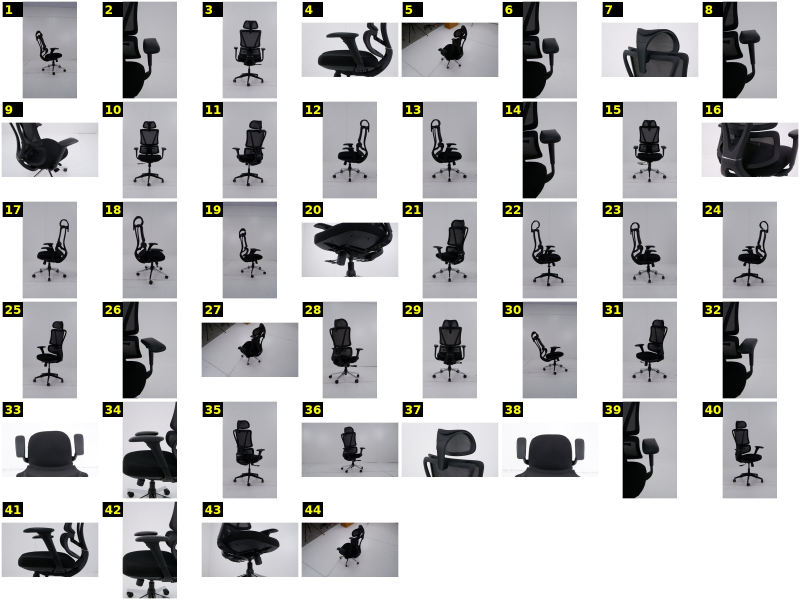
#> input picture chair_photos/00_contact_sheet.jpg, 2400 x 1800 px (shown at 1/3 size)
$ python photo_to_studio.py ../../chair_photos/00_contact_sheet.jpg ../../chair_photos/01.jpg
#> lines starting #> are read from the running program, lines starting #| are printed output that depends on the picture; after the words box and inside, x2 and y2 are one past the last pixel; in counts of white or black regions, pixels touching at a corner belong together
### tools/chair3d/comp.py
# Composite the RGBA Blender frames over the light grey studio background and encode.
# Usage: python3 comp.py frames out.mp4   |   python3 comp.py frames sheet.jpg 0,30,60,90
import sys, os, glob, subprocess, numpy as np
from PIL import Image, ImageFilter

FILL = np.array([40, 40, 42], np.float32) / 255          # fallback colour for pin-holes with no surface around them

def studio_bg(w, h):
    if os.environ.get('BG') == 'ref':                 # USP look: mid grey at the top fading to near white at the floor
        t = np.clip(np.linspace(0, 1, h) / 0.85, 0, 1)[:, None, None] ** 0.8
        top, bot = np.array([112, 112, 113], np.float32) / 255, np.array([238, 238, 238], np.float32) / 255
        return np.broadcast_to(top + (bot - top) * t, (h, w, 3)).copy()
    yy, xx = np.mgrid[0:h, 0:w]
    r = np.hypot((xx - w * 0.5) / (w * 0.6), (yy - h * 0.45) / (h * 0.75))
    tone = np.array([202, 198, 194], np.float32) / 255       # timeline studio grey (RGB)
    return np.clip(tone * (1.13 - 0.16 * np.clip(r, 0, 1.4)[..., None]), 0, 1)

# [37 lines left out: functions close_alpha, neighbour_colour, fill_pinholes, over, not called in this run]

# [17 lines that do not run on import are left out]

### tools/chair3d/photo_to_studio.py
# Put a real chair photo on the same studio backdrop as the 3D renders (comp.studio_bg): the photo's wall/floor is
# estimated as a smooth brightness field from the bright pixels, and every pixel gets a soft chair matte from how much
# darker than that field it is. Light seen through the mesh and the wall around the chair become the studio backdrop;
# small dark specks (wall seams, dust) are dropped.
# Usage: python photo_to_studio.py in.jpg out.jpg   (env: W output width (default 2880), DARK ratio (0.62))
import os, sys, numpy as np
from PIL import Image, ImageOps, ImageFilter
from scipy import ndimage
sys.path.insert(0, os.path.dirname(os.path.abspath(__file__)))
from comp import studio_bg

src, dst = sys.argv[1], sys.argv[2]
W = int(os.environ.get('W', 2880)); DARK = float(os.environ.get('DARK', 0.55))
im = ImageOps.exif_transpose(Image.open(src)).convert('RGB'); H = round(im.height * W / im.width)
#> further down, im is the input picture: PIL image 2400x1800 RGB; mean R, G, B 194.8, 194.5, 195.4
#> after `H = round(im.height * W / im.width)`: H = 2160
f = np.asarray(im.resize((W, H), Image.LANCZOS), np.float32) / 255
lum = f.mean(-1)
blur = lambda x, r: np.asarray(Image.fromarray(np.clip(x * 255, 0, 255).astype(np.uint8)).filter(ImageFilter.GaussianBlur(r)), np.float32) / 255
# wall: normalized convolution over clearly bright pixels (wide radius so it reaches across the chair)
wgt = (lum > np.percentile(lum, 75) * 0.9).astype(np.float32)
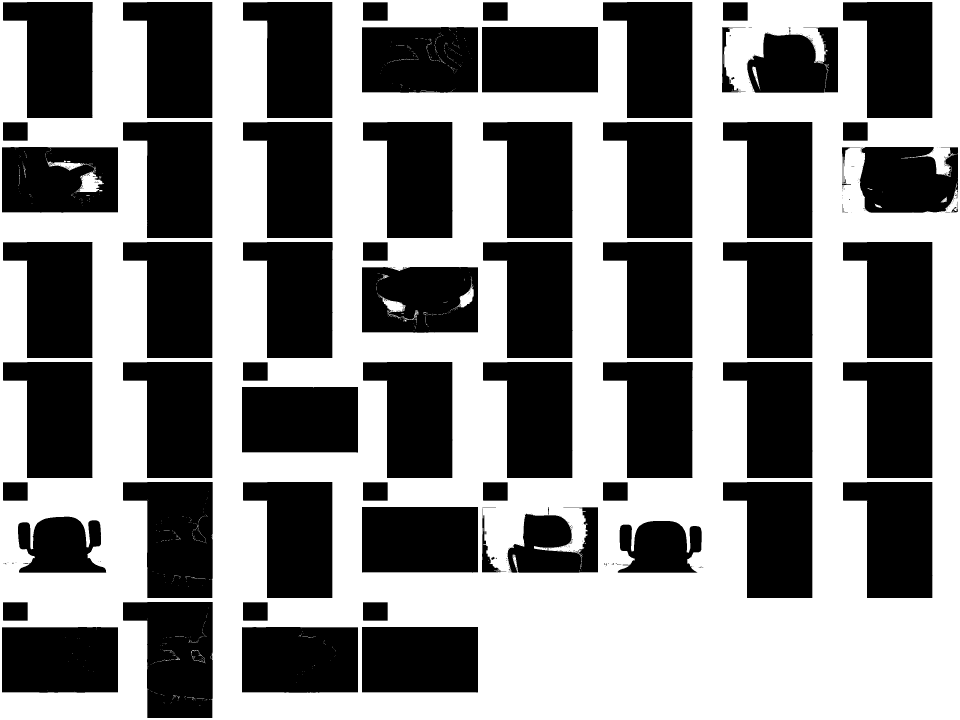
#> wgt: shape (2160, 2880) float32 (shown at 1/3 size); values 0 (black) and 1 (white), 51.4% white; 456 black regions (383 under 20 px), largest, box (x1, y1, x2, y2) and area: (9, 6, 278, 354) 72203, (1809, 1086, 2078, 1434) 72195, (729, 726, 998, 1074) 72194
for _ in range(3):
    ws = blur(wgt, W / 8); wl = blur(lum * wgt, W / 8) / np.maximum(ws, 1e-3)
    wgt = (lum > wl * 0.85).astype(np.float32)
#> this loop made 3 passes
#> pass 1, `ws = blur(wgt, W / 8)`:
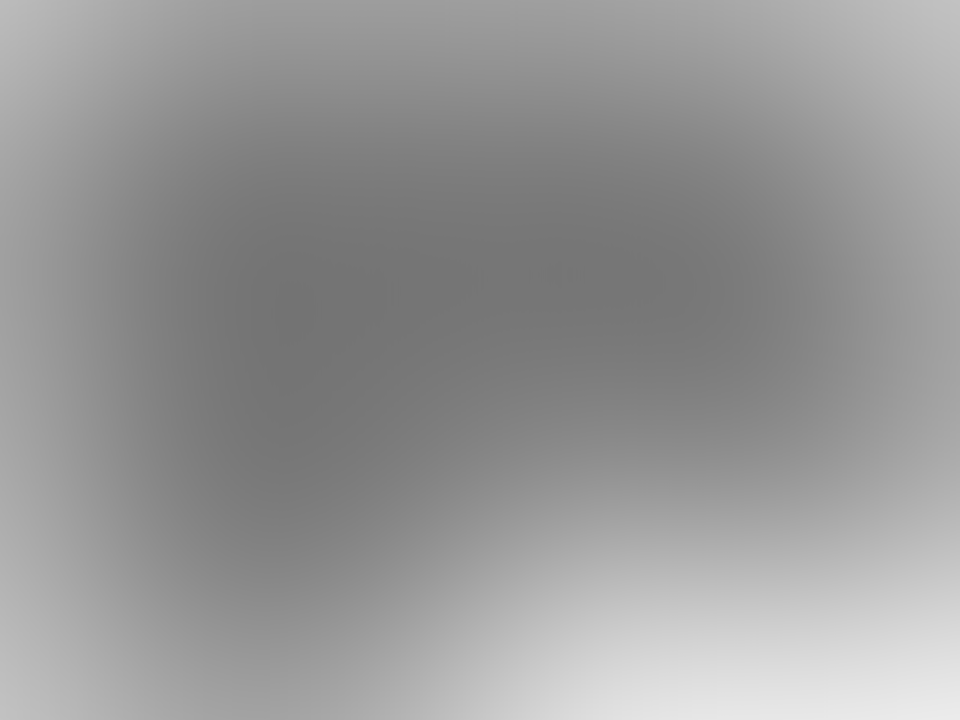
#> ws: shape (2160, 2880) float32 (shown at 1/3 size); min 0.451, max 0.922, mean 0.592
#> after the loop: wgt: shape (2160, 2880) float32; values 0 (black) and 1 (white), 54.4% white; 440 black regions (365 under 20 px), largest, box (x1, y1, x2, y2) and area: (369, 6, 637, 354) 72167, (1809, 6, 2077, 354) 72167, (2529, 6, 2797, 354) 72167
# chair matte from how much darker than the wall each pixel is: 1 = chair, 0 = wall; soft in between
t = lum / np.maximum(wl, 0.05); lo, hi = DARK, float(os.environ.get('LIGHT_T', 0.88))
a = np.clip((hi - t) / (hi - lo), 0, 1); a = a * a * (3 - 2 * a)
# keep only big dark regions (drops wall seams, dust and floor marks)
# chrome (legs, rings) is as bright as the floor but full of highlights and dark streaks: anything that differs
# clearly from the smooth wall field counts too, and closing joins its streaks into solid bars
CHROME = float(os.environ.get('CHROME', 0.10))
dev = np.abs(t - 1) > CHROME if CHROME > 0 else np.zeros_like(t, bool)
#> dev: shape (2160, 2880) bool; 48.2% white; 456 white regions (382 under 20 px), largest, box (x1, y1, x2, y2) and area: (9, 6, 278, 354) 72191, (729, 726, 998, 1074) 72185, (1809, 1086, 2078, 1434) 72184
core = ndimage.binary_closing((a > 0.5) | dev, iterations=int(os.environ.get('CLOSE_IT', 6))); lab, n = ndimage.label(core); sz = ndimage.sum(core, lab, range(1, n + 1))
#> after `core = ndimage.binary_closing((a > 0.5) | dev, iterations=int(os.envir`: core: shape (2160, 2880) bool; 49.3% white; 79 white regions (34 under 20 px), largest, box (x1, y1, x2, y2) and area: (369, 6, 638, 2154) 444159, (1809, 6, 2078, 1434) 295573, (2169, 366, 2438, 1794) 295541
#> after `lab, n = ndimage.label(core)`:
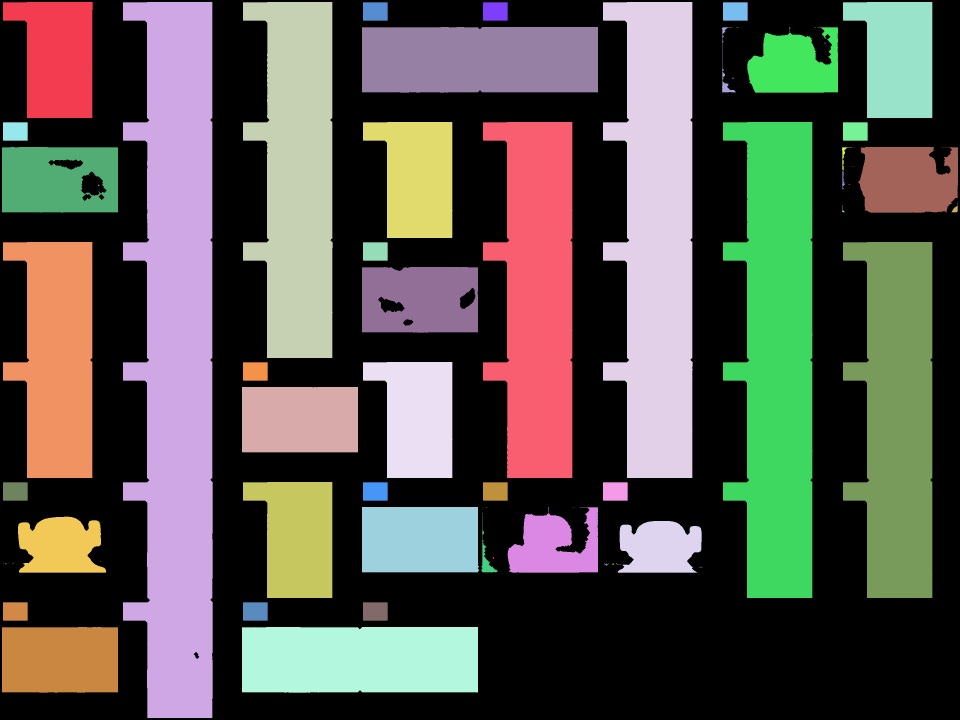
#> lab: shape (2160, 2880) int32 (shown at 1/3 size); 107 distinct labels, from 0 to 106; one colour per label, 0 black
#> after `lab, n = ndimage.label(core)`: n = 106
#> after `sz = ndimage.sum(core, lab, range(1, n + 1))`: sz = 106 values, max 444159 at index 1, min 1 at index 13, mean 28944.9
big = ndimage.binary_dilation(np.isin(lab, 1 + np.nonzero(sz > core.size * 0.002)[0]), iterations=8)
#> big: shape (2160, 2880) bool; 54.1% white; 14 black regions (8 under 20 px), largest, box (x1, y1, x2, y2) and area: (639, 0, 2880, 2160) 2383330, (0, 0, 440, 2160) 465613, (251, 527, 307, 580) 1841, (1144, 898, 1206, 929) 776, (1388, 874, 1418, 919) 719, (182, 487, 233, 501) 359
keep = ndimage.binary_erosion(big, iterations=8) & ndimage.binary_dilation(dev, iterations=10)   # chrome and its streaks
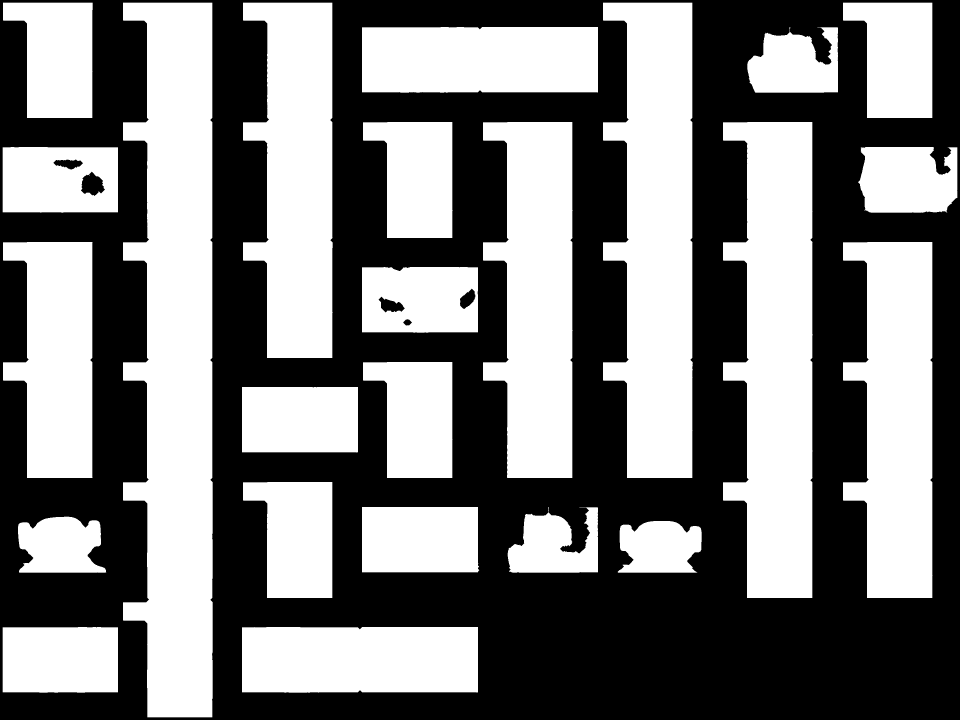
#> keep: shape (2160, 2880) bool (shown at 1/3 size); 48.3% white; 24 white regions, largest, box (x1, y1, x2, y2) and area: (369, 8, 638, 2152) 443712, (2169, 366, 2438, 1794) 295670, (1809, 8, 2078, 1434) 295245
a = np.maximum(a, blur(keep.astype(np.float32), 2))
a = (a * blur(big.astype(np.float32), 3))[..., None]
#> a: shape (2160, 2880, 1) float32
bg = np.ones((H, W, 3), np.float32) if os.environ.get('BG') == 'white' else studio_bg(W, H).astype(np.float32)   # BG=white: product cut-out (e.g. Tripo input)
#> in studio_bg, `tone = np.array([202, 198, 194], np.float32) / 255`: tone = [0.792, 0.776, 0.761]
#> in studio_bg, `return np.clip(tone * (1.13 - 0.16 * np.clip(r, 0, 1.4)[..., None]), 0..`:
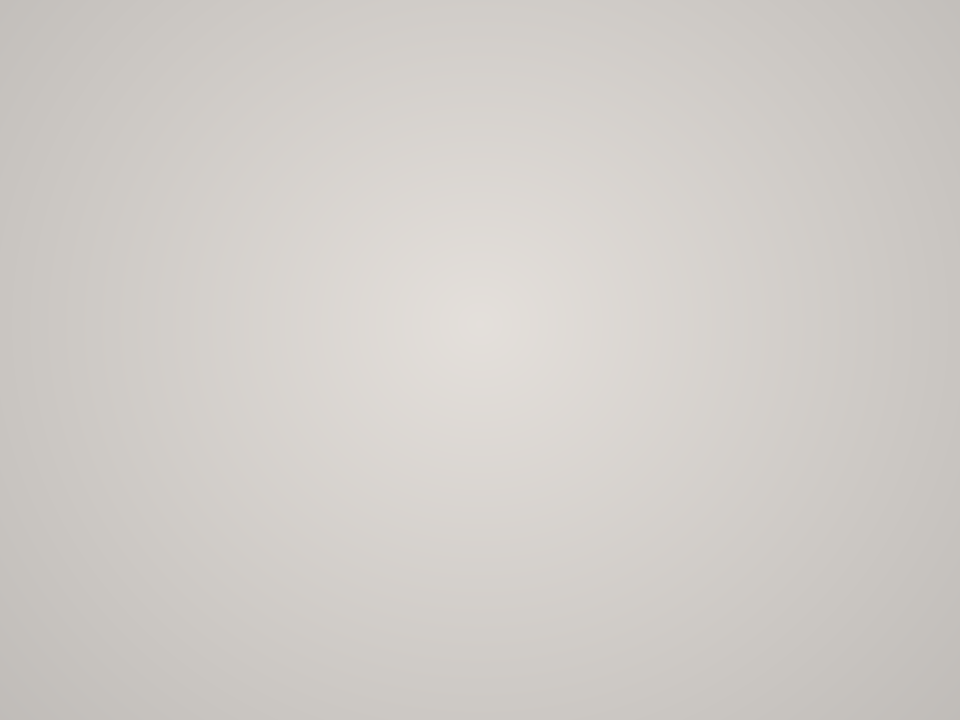
#> returned value: shape (2160, 2880, 3) float64 (shown at 1/3 size); mean of channels 0, 1, 2 0.822, 0.806, 0.789; drawn as R, G, B
out = f * a + bg * (1 - a)
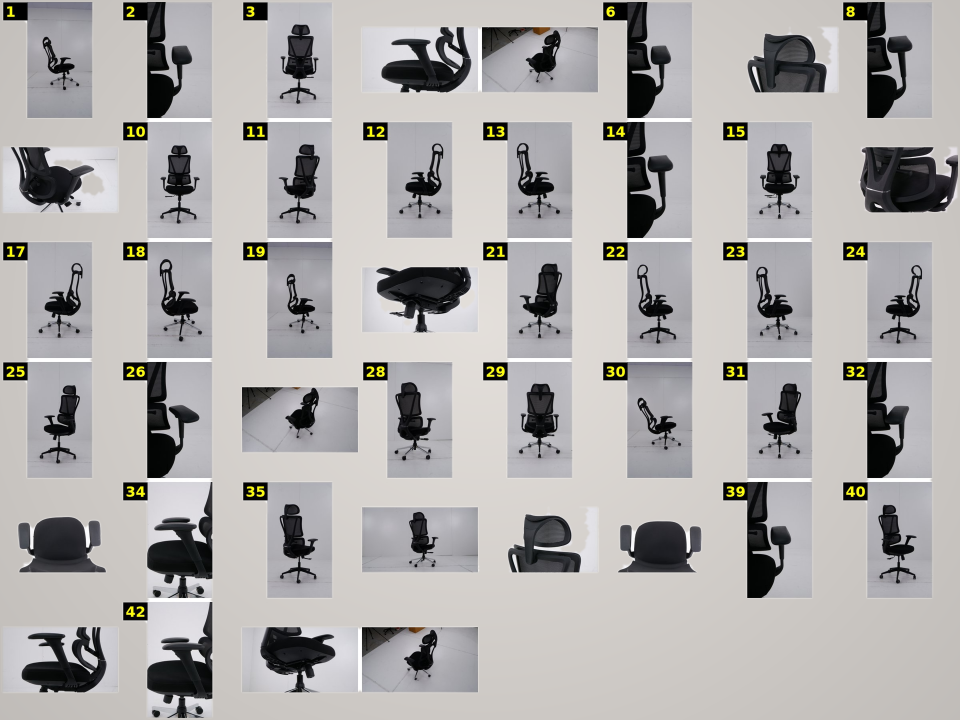
#> out: shape (2160, 2880, 3) float32 (shown at 1/3 size); mean R, G, B 0.666, 0.659, 0.661
chair = a[..., 0] > 0.5
#> chair: shape (2160, 2880) bool; 48.4% white; 24 white regions, largest, box (x1, y1, x2, y2) and area: (369, 6, 638, 2154) 444340, (2169, 366, 2437, 1794) 295675, (1809, 6, 2078, 1434) 295591
Image.fromarray((out * 255 + 0.5).astype(np.uint8)).save(dst, quality=95)
print('ok', dst, W, H, 'chair %.1f%%' % (100 * chair.mean()))
#| ok ../../chair_photos/01.jpg 2880 2160 chair 48.4%
